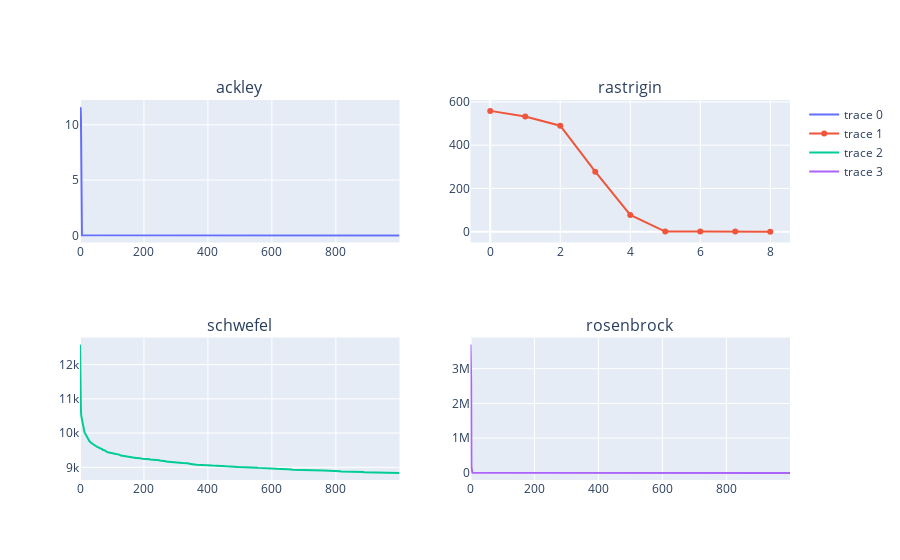

Notebook code for this chart:
### Code cell
fig = make_subplots(rows=2, cols=2, subplot_titles=FUNCTIONS)

fig.add_trace(go.Scatter(y=[x['fitness_medio'] for x in ea_dict[FUNCTIONS[0]].geracoes]),row=1,col=1)
fig.add_trace(go.Scatter(y=[x['fitness_medio'] for x in ea_dict[FUNCTIONS[1]].geracoes]),row=1,col=2)
fig.add_trace(go.Scatter(y=[x['fitness_medio'] for x in ea_dict[FUNCTIONS[2]].geracoes]),row=2,col=1)
fig.add_trace(go.Scatter(y=[x['fitness_medio'] for x in ea_dict[FUNCTIONS[3]].geracoes]),row=2,col=2)

### Figure 1 — Plotly figure (JSON) as saved in the notebook; plotly's stock layout.template omitted (floating-point values rounded to 4 significant figures; data arrays with more than 128 entries replaced by an {"elided": "..."} marker saying what was removed)
{"data": [{"type": "scatter", "xaxis": "x", "y": {"elided": "1000 float values"}, "yaxis": "y"}, {"type": "scatter", "xaxis": "x2", "y": [558.8, 532.6, 490.2, 277.5, 77.5, 0.215, 4.843e-06, 1.061e-11, 0], "yaxis": "y2"}, {"type": "scatter", "xaxis": "x3", "y": {"elided": "1000 float values"}, "yaxis": "y3"}, {"type": "scatter", "xaxis": "x4", "y": {"elided": "1000 float values"}, "yaxis": "y4"}], "layout": {"annotations": [{"font": {"size": 16}, "showarrow": false, "text": "ackley", "x": 0.225, "xanchor": "center", "xref": "paper", "y": 1, "yanchor": "bottom", "yref": "paper"}, {"font": {"size": 16}, "showarrow": false, "text": "rastrigin", "x": 0.775, "xanchor": "center", "xref": "paper", "y": 1, "yanchor": "bottom", "yref": "paper"}, {"font": {"size": 16}, "showarrow": false, "text": "schwefel", "x": 0.225, "xanchor": "center", "xref": "paper", "y": 0.375, "yanchor": "bottom", "yref": "paper"}, {"font": {"size": 16}, "showarrow": false, "text": "rosenbrock", "x": 0.775, "xanchor": "center", "xref": "paper", "y": 0.375, "yanchor": "bottom", "yref": "paper"}], "xaxis": {"anchor": "y", "domain": [0, 0.45]}, "xaxis2": {"anchor": "y2", "domain": [0.55, 1]}, "xaxis3": {"anchor": "y3", "domain": [0, 0.45]}, "xaxis4": {"anchor": "y4", "domain": [0.55, 1]}, "yaxis": {"anchor": "x", "domain": [0.625, 1]}, "yaxis2": {"anchor": "x2", "domain": [0.625, 1]}, "yaxis3": {"anchor": "x3", "domain": [0, 0.375]}, "yaxis4": {"anchor": "x4", "domain": [0, 0.375]}}}
